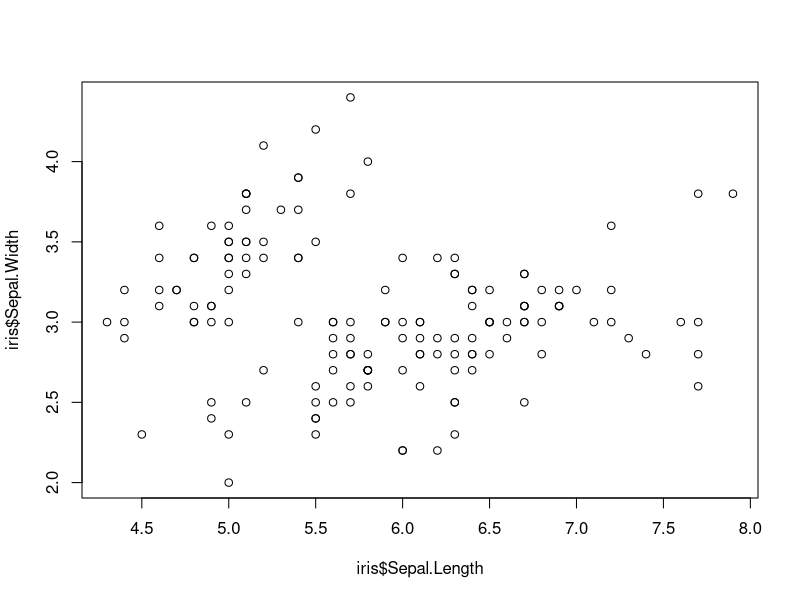
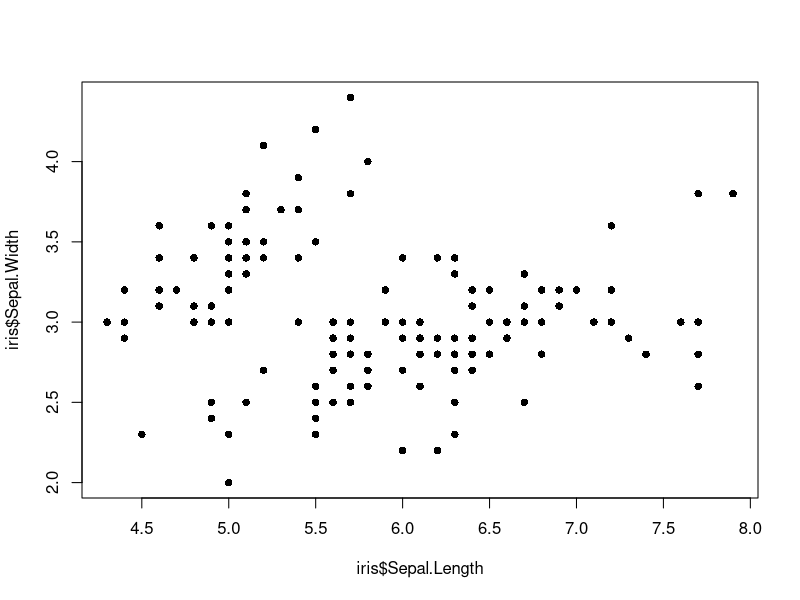
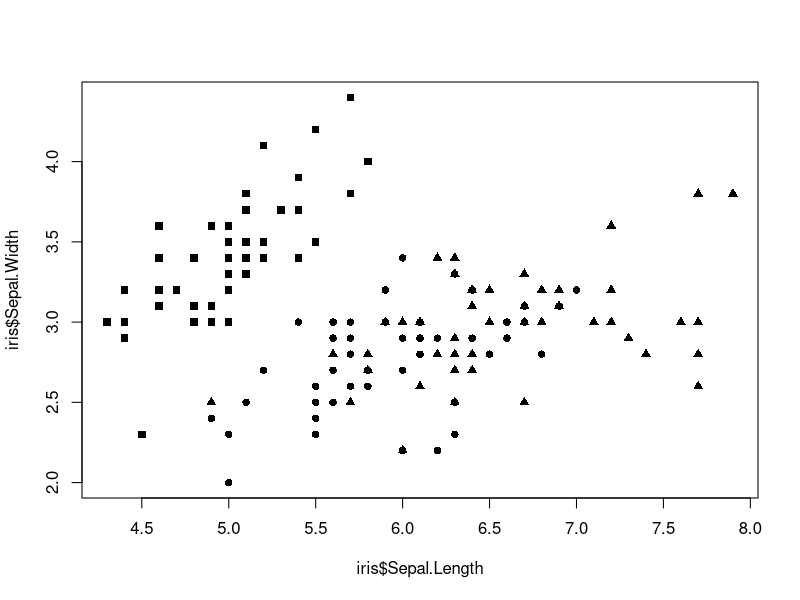
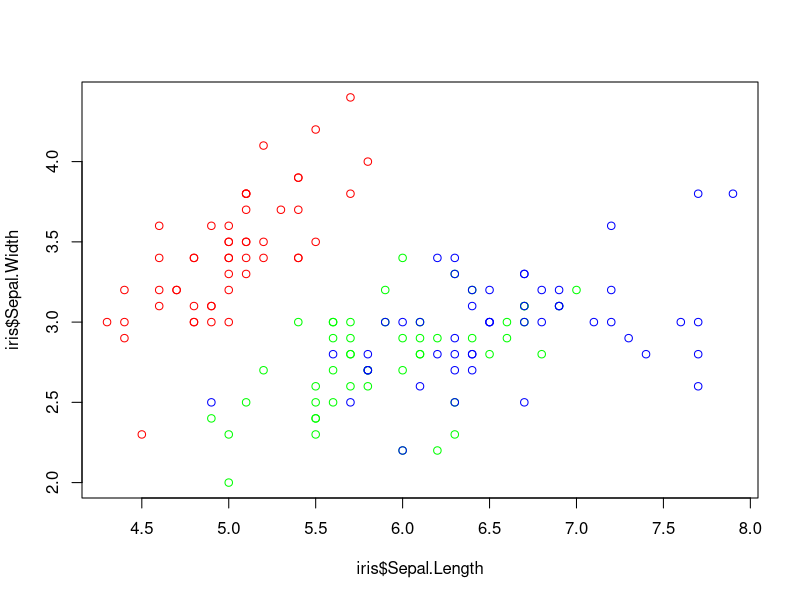

Write the R code that produced these figures, in order.
data(iris)

?class
class(iris)

?dim
dim(iris)

?head
head(iris)

iris$Sepal.Length

iris$Sepal.Width

?plot
plot(iris$Sepal.Length, iris$Sepal.Width)

plot(iris$Sepal.Length, iris$Sepal.Width, pch=16)

class(iris$Species)
iris$Species
as.numeric(iris$Species)
c(15, 16, 17)[iris$Species]
c(15, 16, 17)[as.numeric(iris$Species)]

plot(iris$Sepal.Length, iris$Sepal.Width, pch=c(15, 16, 17)[iris$Species])

c('red', 'green', 'blue')[iris$Species]

plot(iris$Sepal.Length, iris$Sepal.Width, col=c('red', 'green', 'blue')[iris$Species])


